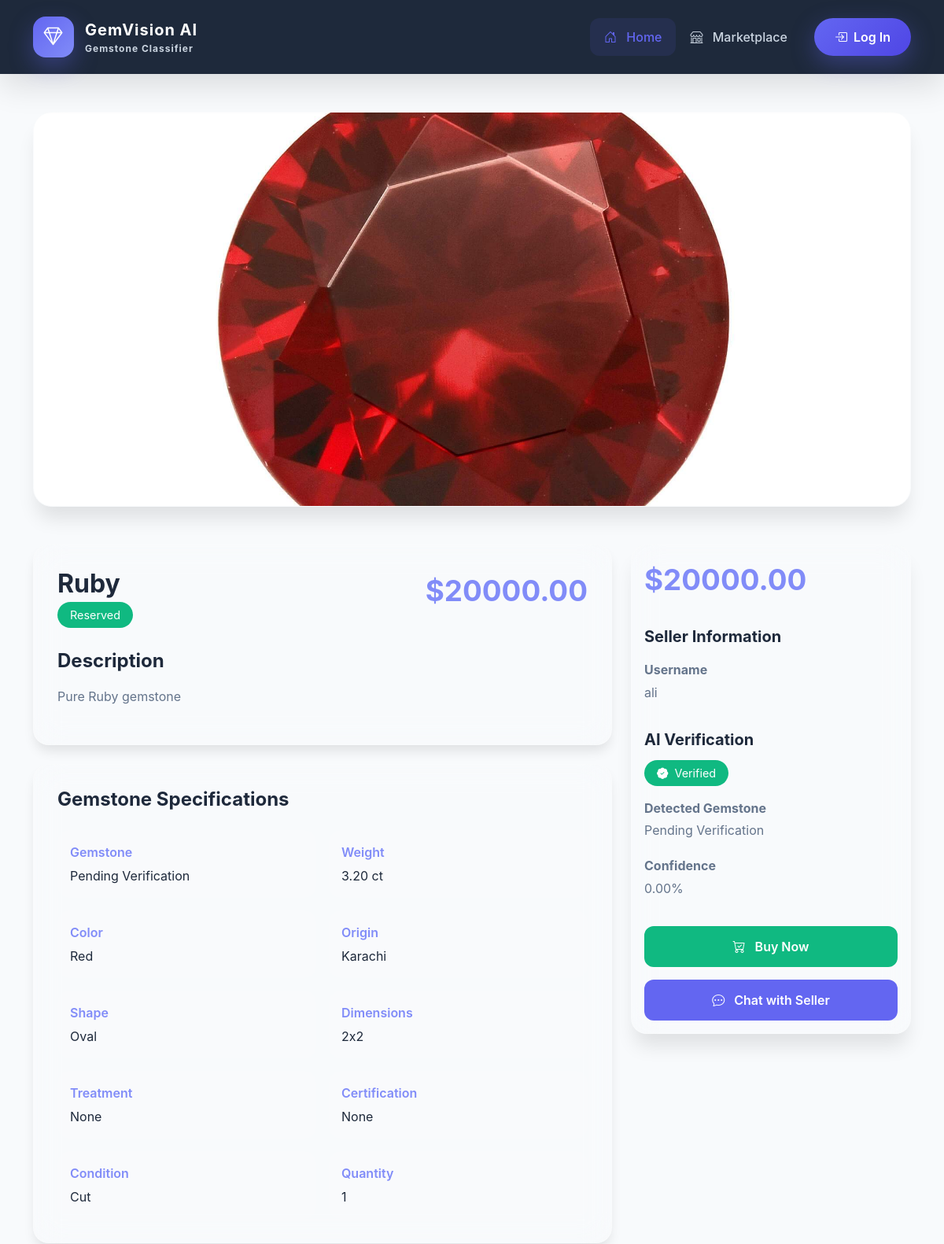
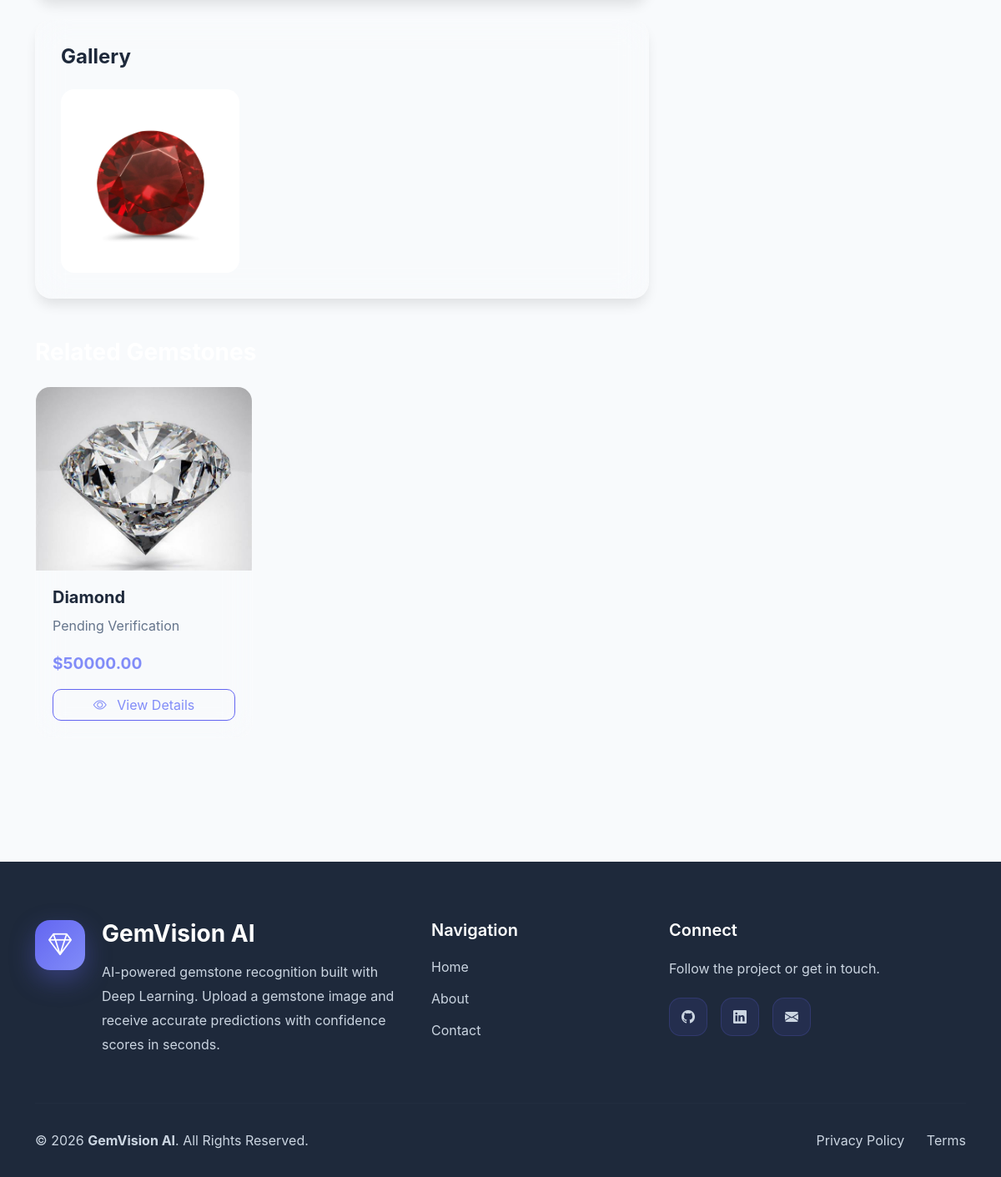
Page /marketplace/listing/5/ on the committed database (2 pictures, top to bottom).
### marketplace/models.py (models this page shows, shortened)
class ListingImage(models.Model):
    listing = models.ForeignKey(
        Listing,
        on_delete=models.CASCADE,
        related_name="images"
    )
    image = models.ImageField(
        upload_to="marketplace/listings/"
    )
    uploaded_at = models.DateTimeField(
        auto_now_add=True
    )

class Listing(models.Model):
    GEMSTONE_CHOICES = [
        ("Alexandrite", "Alexandrite"),
        ("Amber", "Amber"),
        ("Cats Eye", "Cats Eye"),
        ("Malachite", "Malachite"),
        ("Morganite", "Morganite"),
        ("Aquamarine", "Aquamarine"),
        ("Diamond", "Diamond"),
        ("Emerald", "Emerald"),
        ("Fluorite Green", "Fluorite Green"),
        ("Fluorite Purple", "Fluorite Purple"),
        ("Garnet", "Garnet"),
        ("Peridot", "Peridot"),
        ("Ruby", "Ruby"),
        ("Sapphire Blue", "Sapphire Blue"),
        ("Sapphire Pink", "Sapphire Pink"),
        ("Topaz Blue", "Topaz Blue"),
        ("Topaz Yellow", "Topaz Yellow"),
        ("Tourmaline Black", "Tourmaline Black"),
        ("Turquoise", "Turquoise"),
        ("Zircon", "Zircon"),
    ]
    CONDITION_CHOICES = [
        ("Rough", "Rough"),
        ("Cut", "Cut"),
        ("Polished", "Polished"),
        ("Faceted", "Faceted"),
        ("Cabochon", "Cabochon"),
    ]
    STATUS_CHOICES = [
        ("Available", "Available"),
        ("Reserved", "Reserved"),
        ("Sold", "Sold"),
    ]
    seller = models.ForeignKey(
        settings.AUTH_USER_MODEL,
        on_delete=models.CASCADE,
        related_name="listings"
    )
    title = models.CharField(max_length=200)
    gemstone_type = models.CharField(
        max_length=50,
        choices=GEMSTONE_CHOICES,
        blank=True
    )
    description = models.TextField()
    price = models.DecimalField(
        max_digits=12,
        decimal_places=2
    )
    weight = models.DecimalField(
        max_digits=8,
        decimal_places=2
    )
    color = models.CharField(max_length=100)
    origin = models.CharField(max_length=100)
    shape = models.CharField(max_length=100)
    dimensions = models.CharField(
        max_length=100,
        blank=True
    )
    treatment = models.CharField(
        max_length=100,
        blank=True
    )
    certification = models.CharField(
        max_length=100,
        blank=True
    )
    quantity = models.PositiveIntegerField(default=1)
    condition = models.CharField(
        max_length=20,
        choices=CONDITION_CHOICES
    )
    status = models.CharField(
        max_length=20,
        choices=STATUS_CHOICES,
        default="Available"
    )
    ai_prediction = models.CharField(
        max_length=100,
        blank=True
    )
    ai_confidence = models.DecimalField(
        max_digits=5,
        decimal_places=2,
        null=True,
        blank=True
    )
    is_ai_verified = models.BooleanField(default=False)
    created_at = models.DateTimeField(
        auto_now_add=True
    )
    updated_at = models.DateTimeField(
        auto_now=True
    )
    class Meta:
        ordering = ["-created_at"]

### accounts/models.py (models this page shows, shortened)
class CustomUser(AbstractUser):
    email = models.EmailField(unique=True)
    phone = models.CharField(max_length=15, blank=True)
    address = models.TextField(blank=True)

### marketplace/views.py (the view)
class ListingDetailView(DetailView):
    model = Listing
    template_name = "marketplace/listing_detail.html"
    context_object_name = "listing"
    def get_context_data(self, **kwargs):
        context = super().get_context_data(**kwargs)
        context["images"] = self.object.images.all()
        context["related_listings"] = (
            Listing.objects.filter(
                ai_prediction=self.object.ai_prediction,
                status="Available"
            )
            .exclude(pk=self.object.pk)[:4]
        )
        return context

### marketplace/templates/marketplace/listing_detail.html (shortened to what this page needs)
{% extends "core/base.html" %}
{% load static %}
{% block extra_css %}
<link rel="stylesheet" href="{% static 'marketplace/css/listing_detail.css' %}">
{% endblock %}
{% block content %}
<div class="container py-5 detail-container">
    <div class="card banner-card mb-5">
        {% if images %}
            <img src="{{ images.0.image.url }}"
                 alt="{{ listing.title }}"
                 class="img-fluid">
        {% else %}
            <img src="{% static 'images/no-image.jpg' %}"
                 alt="No Image"
                 class="img-fluid">
        {% endif %}
    </div>
    <div class="row">
        <div class="col-lg-8">
            <div class="card detail-card mb-4">
                <div class="card-body">
                    <div class="d-flex justify-content-between align-items-start flex-wrap">
                        <div>
                            <h2 class="fw-bold mb-2">
                                {{ listing.title }}
                            </h2>
                            <span class="verify-badge">
                                {{ listing.status }}
                            </span>
                        </div>
                        <div class="price mt-3 mt-lg-0">
                            ${{ listing.price }}
                        </div>
                    </div>
                    <hr>
                    <h4 class="mb-3">
                        Description
                    </h4>
                    <p>
                        {{ listing.description }}
                    </p>
                </div>
            </div>
            <div class="card detail-card mb-4">
                <div class="card-body">
                    <h4 class="mb-4">
                        Gemstone Specifications
                    </h4>
                    <div class="row g-3">
                        <div class="col-md-6">
                            <div class="spec-box">
                                <div class="spec-title">
                                    Gemstone
                                </div>
                                <div class="spec-value">
                                    {{ listing.ai_prediction }}
                                </div>
                            </div>
                        </div>
                        <div class="col-md-6">
                            <div class="spec-box">
                                <div class="spec-title">
                                    Weight
                                </div>
                                <div class="spec-value">
                                    {{ listing.weight }} ct
                                </div>
                            </div>
                        </div>
                        <div class="col-md-6">
                            <div class="spec-box">
                                <div class="spec-title">
                                    Color
                                </div>
                                <div class="spec-value">
                                    {{ listing.color }}
                                </div>
                            </div>
                        </div>
                        <div class="col-md-6">
                            <div class="spec-box">
                                <div class="spec-title">
                                    Origin
                                </div>
                                <div class="spec-value">
                                    {{ listing.origin }}
                                </div>
                            </div>
                        </div>
                        <div class="col-md-6">
                            <div class="spec-box">
                                <div class="spec-title">
                                    Shape
                                </div>
                                <div class="spec-value">
                                    {{ listing.shape }}
                                </div>
                            </div>
                        </div>
                        <div class="col-md-6">
                            <div class="spec-box">
                                <div class="spec-title">
                                    Dimensions
                                </div>
                                <div class="spec-value">
                                    {{ listing.dimensions }}
                                </div>
                            </div>
                        </div>
                        <div class="col-md-6">
                            <div class="spec-box">
                                <div class="spec-title">
                                    Treatment
                                </div>
                                <div class="spec-value">
                                    {{ listing.treatment }}
                                </div>
                            </div>
                        </div>
                        <div class="col-md-6">
                            <div class="spec-box">
                                <div class="spec-title">
                                    Certification
                                </div>
                                <div class="spec-value">
                                    {{ listing.certification }}
                                </div>
                            </div>
                        </div>
                        <div class="col-md-6">
                            <div class="spec-box">
                                <div class="spec-title">
                                    Condition
                                </div>
                                <div class="spec-value">
                                    {{ listing.condition }}
                                </div>
                            </div>
                        </div>
                        <div class="col-md-6">
                            <div class="spec-box">
                                <div class="spec-title">
                                    Quantity
                                </div>
                                <div class="spec-value">
                                    {{ listing.quantity }}
                                </div>
                            </div>
                        </div>
                    </div>
                </div>
            </div>
            <div class="card detail-card">
                <div class="card-body">
                    <h4 class="mb-4">
                        Gallery
                    </h4>
                    <div class="row g-3">
                        {% for image in images %}
                        <div class="col-lg-4 col-md-6">
                            <img src="{{ image.image.url }}"
                                 alt="{{ listing.title }}"
                                 class="gallery-image">
                        </div>
                        {% endfor %}
                    </div>
                </div>
            </div>
        </div>
        <div class="col-lg-4">
            <div class="card sidebar-card sticky-top" style="top:100px;">
                <div class="card-body">
                    <div class="price mb-3">
                        ${{ listing.price }}
                    </div>
                    <hr>
                    <h5 class="mb-3">
                        Seller Information
                    </h5>
                    <p>
                        <strong>Username</strong><br>
                        {{ listing.seller.username }}
                    </p>
                    <hr>
                    <h5 class="mb-3">
                        AI Verification
                    </h5>
                    <p>
                        <span class="verify-badge">
                            <i class="bi bi-patch-check-fill me-1"></i>
                            Verified
                        </span>
                    </p>
                    <p>
                        <strong>Detected Gemstone</strong><br>
                        {{ listing.ai_prediction }}
                    </p>
                    <p>
                        <strong>Confidence</strong><br>
                        {{ listing.ai_confidence|floatformat:2 }}%
                    </p>
                    <hr>
                    <div class="d-grid gap-3">
                        <button class="buy-btn">
                            <i class="bi bi-cart-check me-2"></i>
                            Buy Now
                        </button>
                        <a href="{% url 'chat:start_conversation' listing.id %}"
                        class="btn chat-btn">
                            <i class="bi bi-chat-dots me-2"></i>
                            Chat with Seller
                        </a>
                    </div>
                </div>
            </div>
        </div>
    </div>
    {% if related_listings %}
    <div class="mt-5">
        <h3 class="mb-4 text-white">
        </h3>
        <div class="row g-4">
            {% for item in related_listings %}
            <div class="col-xl-3 col-lg-4 col-md-6">
                <div class="card related-card">
                    {% if item.images.first %}
                        <img src="{{ item.images.first.image.url }}"
                             class="card-img-top"
                             alt="{{ item.title }}">
                    {% else %}
                        <img src="{% static 'images/no-image.jpg' %}"
                             class="card-img-top"
                             alt="No Image">
                    {% endif %}
                    <div class="card-body d-flex flex-column">
                        <h5 class="mb-2">
                            {{ item.title }}
                        </h5>
                        <p class="mb-3">
                            {{ item.ai_prediction }}
                        </p>
                        <div class="price mb-3">
                            ${{ item.price }}
                        </div>
                        <a href="{% url 'marketplace:listing_detail' item.pk %}"
                           class="btn btn-outline-primary mt-auto">
                            <i class="bi bi-eye me-2"></i>
                            View Details
                        </a>
                    </div>
                </div>
            </div>
            {% endfor %}
        </div>
    </div>
    {% endif %}
</div>
{% endblock %}

### rows in the picture
ListingImage: image (picture)
Listing: title "Ruby", status "Reserved", price "20000.00", description "Pure Ruby gemstone", ai_prediction "Pending Verification", weight "3.20", color "Red", origin "Karachi", shape "Oval", dimensions "2x2", treatment "None", certification "None", condition "Cut", quantity "1", seller.username "ali", ai_confidence "0.00"
Listing: images.first.image (picture), title "Diamond", ai_prediction "Pending Verification", price "50000.00"
